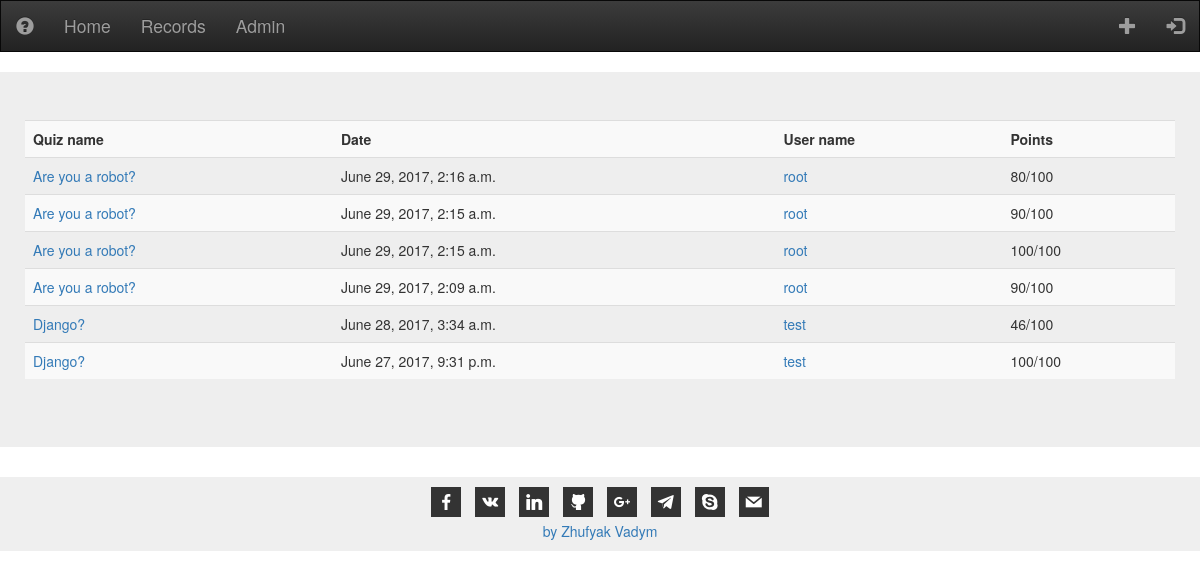
Page /records on the committed database.
### quiz/models.py (models this page shows, shortened)
class Record(models.Model):
    by = models.ForeignKey(settings.AUTH_USER_MODEL, blank=False, on_delete=models.CASCADE)
    to = models.ForeignKey(Quiz, blank=False, on_delete=models.CASCADE)
    date = models.DateTimeField(blank=False)
    points = models.IntegerField(blank=True)

class Quiz(models.Model):
    name = models.CharField(max_length=256, blank=False)
    description = models.TextField(max_length=512, blank=True)
    points = models.IntegerField(blank=True)
    author = models.ForeignKey(settings.AUTH_USER_MODEL, blank=False)
    date = models.DateTimeField(blank=True)

class User(AbstractUser):
    image = models.ImageField(upload_to=get_image_path, blank=True, null=True)

### quiz/views.py (the view)
# urls.py: url(r'records', views.records)
def records(request):
    all_records = models.Record.objects.all().order_by('-date')
    return render(request, 'quiz/records.html', {'records': all_records})

### templates/quiz/records.html (shortened to what this page needs)
{% extends 'quiz/base.html' %}
{% block content %}
    <div class="jumbotron">
    <table class="table table-striped">
        <tr>
            <th>Quiz name</th>
            <th>Date</th>
            <th>User name</th>
            <th>Points</th>
        </tr>
        {% for i in records %}
            <tr>
                <td><a href="quiz/{{ i.to.id }}">{{ i.to.name }}</a></td>
                <td>{{ i.date }}</td>
                <td><a href="profile/{{ i.by.id }}">{{ i.by.username }}</a></td>
                <td>{{ i.points }}/{{ i.to.points }}</td>
            </tr>
        {% endfor %}
    </table>
    </div>
{% endblock %}

### bizicoTest/static/quiz/css/style.css (style rules this page uses)
.jumbotron { padding-left : 25px; padding-right: 25px; }

### rows in the picture
Record: to.name "Are you a robot?", date "June 29, 2017, 2:16 a.m.", by.username "root", points "80", to.points "100"
Record: to.name "Are you a robot?", date "June 29, 2017, 2:15 a.m.", by.username "root", points "90", to.points "100"
Record: to.name "Are you a robot?", date "June 29, 2017, 2:15 a.m.", by.username "root", points "100", to.points "100"
Record: to.name "Are you a robot?", date "June 29, 2017, 2:09 a.m.", by.username "root", points "90", to.points "100"
Record: to.name "Django?", date "June 28, 2017, 3:34 a.m.", by.username "test", points "46", to.points "100"
Record: to.name "Django?", date "June 27, 2017, 9:31 p.m.", by.username "test", points "100", to.points "100"
